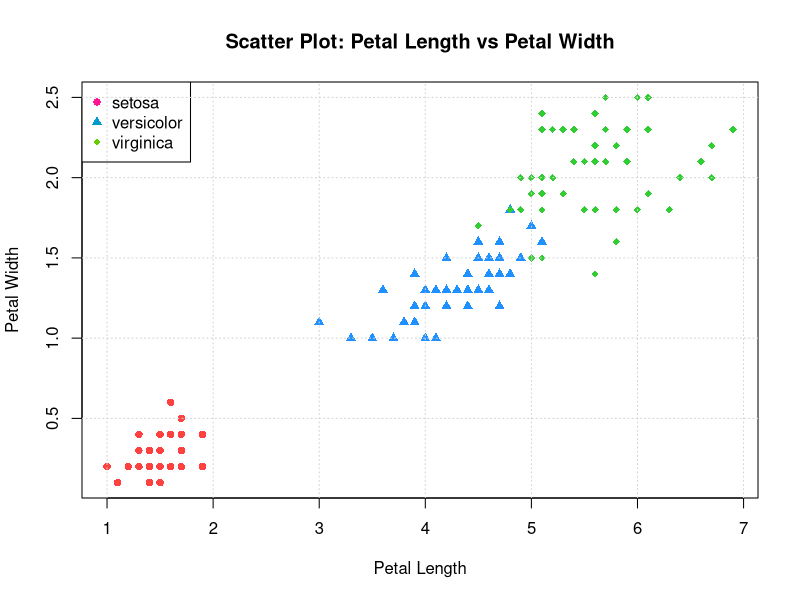
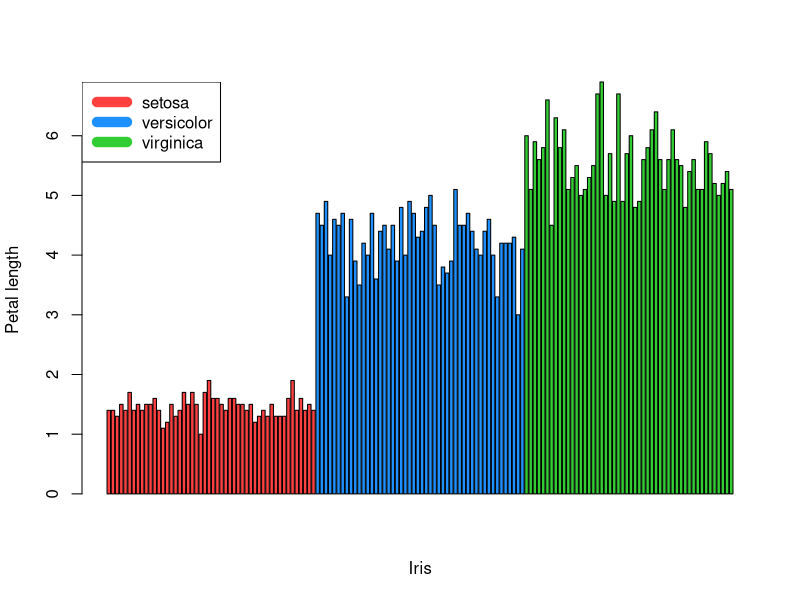
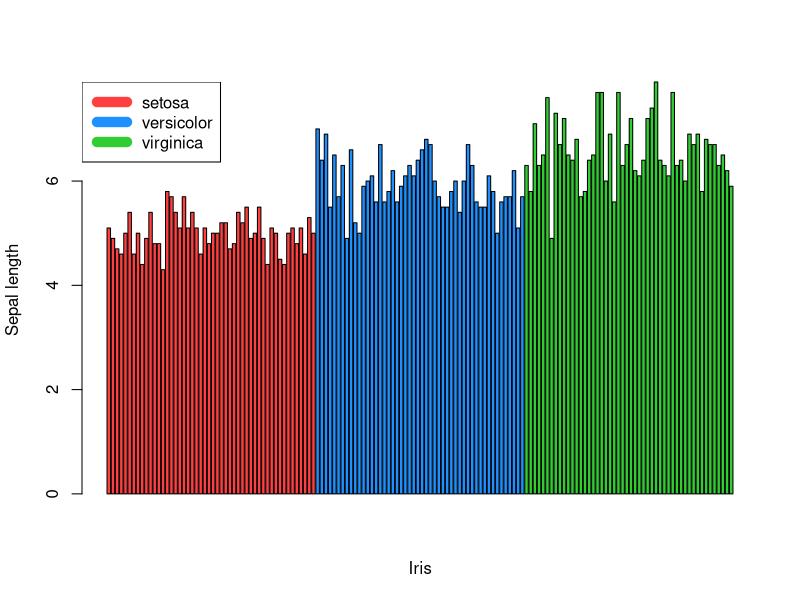
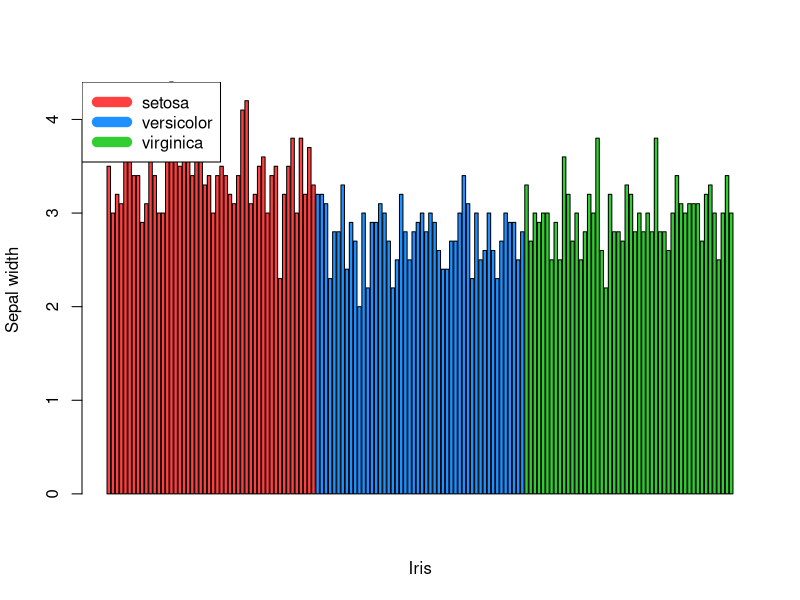
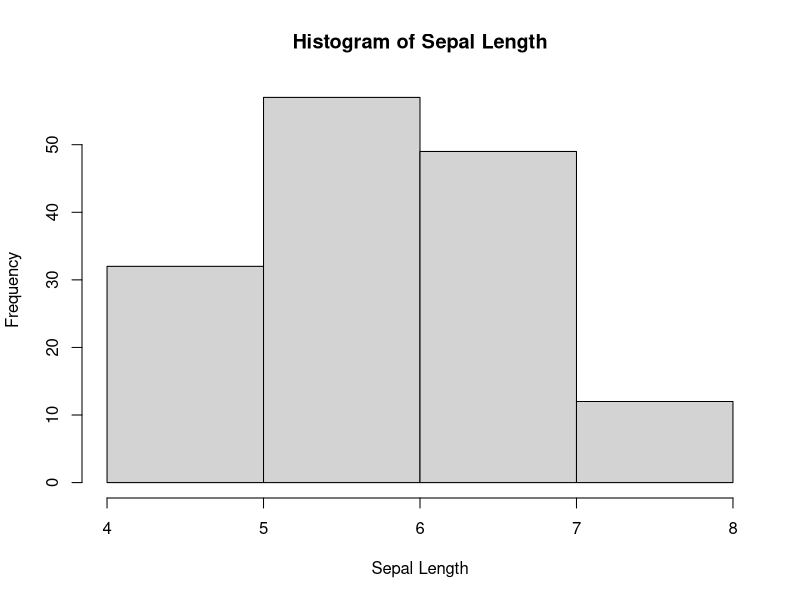
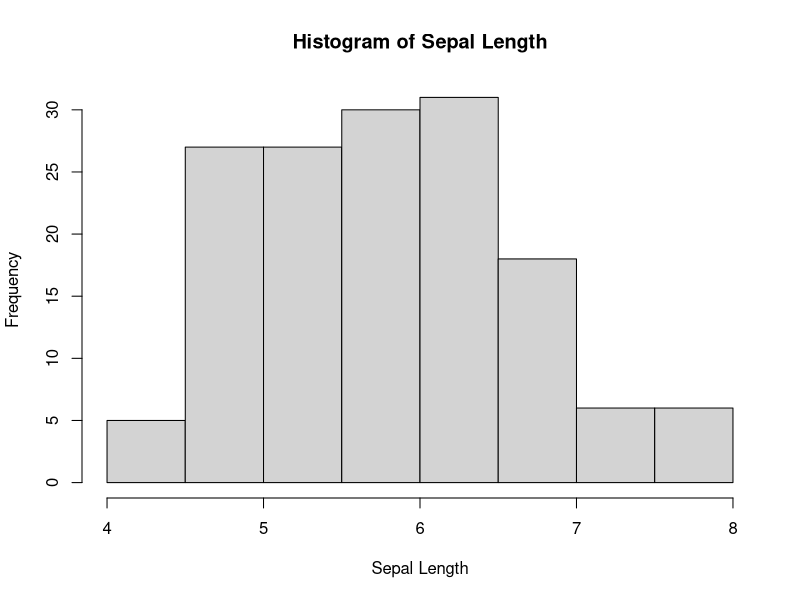
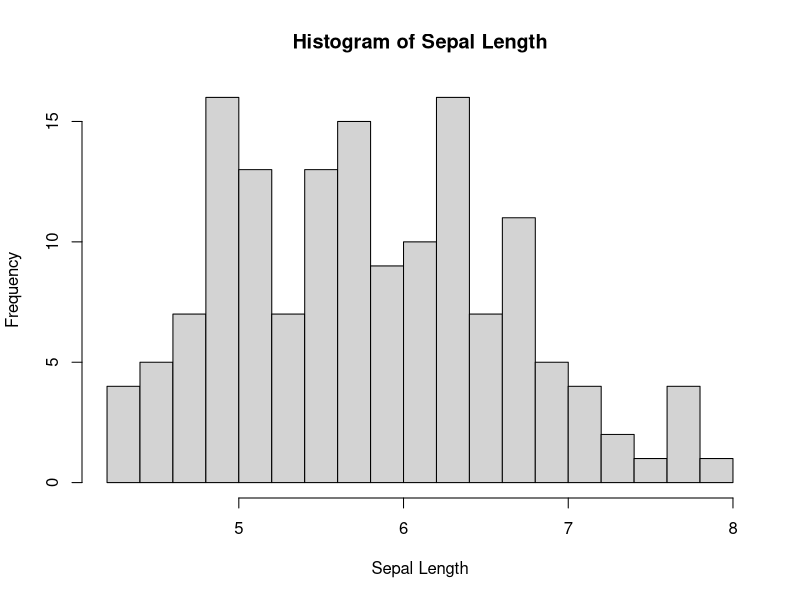
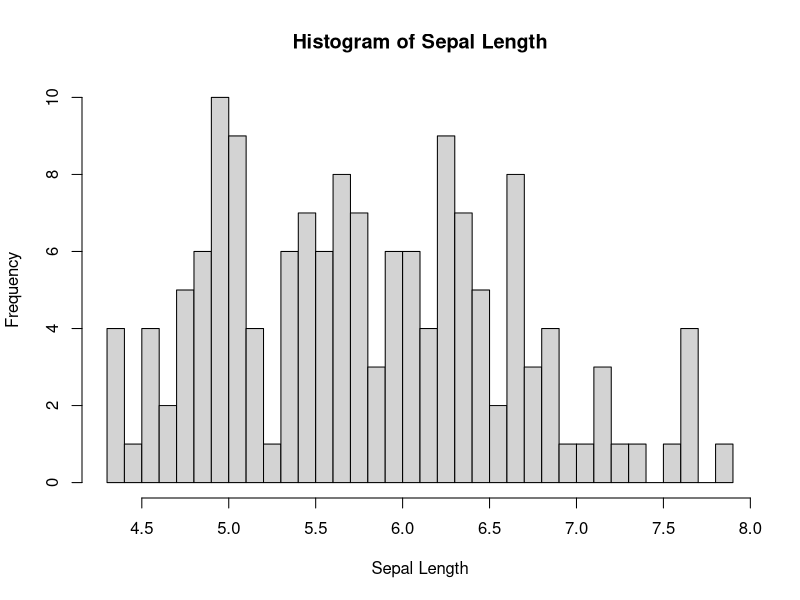

These charts were generated, in order, by the following R code:
## ---- chunk 1
plot(iris$Petal.Length, iris$Petal.Width,
     xlab = "Petal Length",
     ylab = "Petal Width",
     main = "Scatter Plot: Petal Length vs Petal Width",
     col=c("brown1","dodgerblue1","limegreen")[as.integer(iris$Species)],
     pch = c(16,17,18)[as.integer(iris$Species)])
legend(x = 'topleft',
       legend = c('setosa','versicolor','virginica'),
       col=c("deeppink","deepskyblue3","chartreuse3"),
       pch = c(16,17,18))
grid()
## ---- chunk 2
barplot(iris$Petal.Length, col = c("brown1","dodgerblue1","limegreen")[iris$Species], ylab = "Petal length", xlab = "Iris")
legend("topleft", c("setosa", "versicolor", "virginica"), col=c("brown1","dodgerblue1","limegreen"), lwd=10)

barplot(iris$Sepal.Length, col = c("brown1","dodgerblue1","limegreen")[iris$Species], ylab = "Sepal length", xlab = "Iris")
legend("topleft", c("setosa", "versicolor", "virginica"), col=c("brown1","dodgerblue1","limegreen"), lwd=10)

barplot(iris$Sepal.Width, col = c("brown1","dodgerblue1","limegreen")[iris$Species], ylab = "Sepal width", xlab = "Iris")
legend("topleft", c("setosa", "versicolor", "virginica"), col=c("brown1","dodgerblue1","limegreen"), lwd=10)
## ---- chunk 3
hist(iris$Sepal.Length, xlab = "Sepal Length", ylab = "Frequency", main = "Histogram of Sepal Length", breaks = 5)

hist(iris$Sepal.Length, xlab = "Sepal Length", ylab = "Frequency", main = "Histogram of Sepal Length", breaks = 10)

hist(iris$Sepal.Length, xlab = "Sepal Length", ylab = "Frequency", main = "Histogram of Sepal Length", breaks = 20)

hist(iris$Sepal.Length, xlab = "Sepal Length", ylab = "Frequency", main = "Histogram of Sepal Length", breaks = 30)
